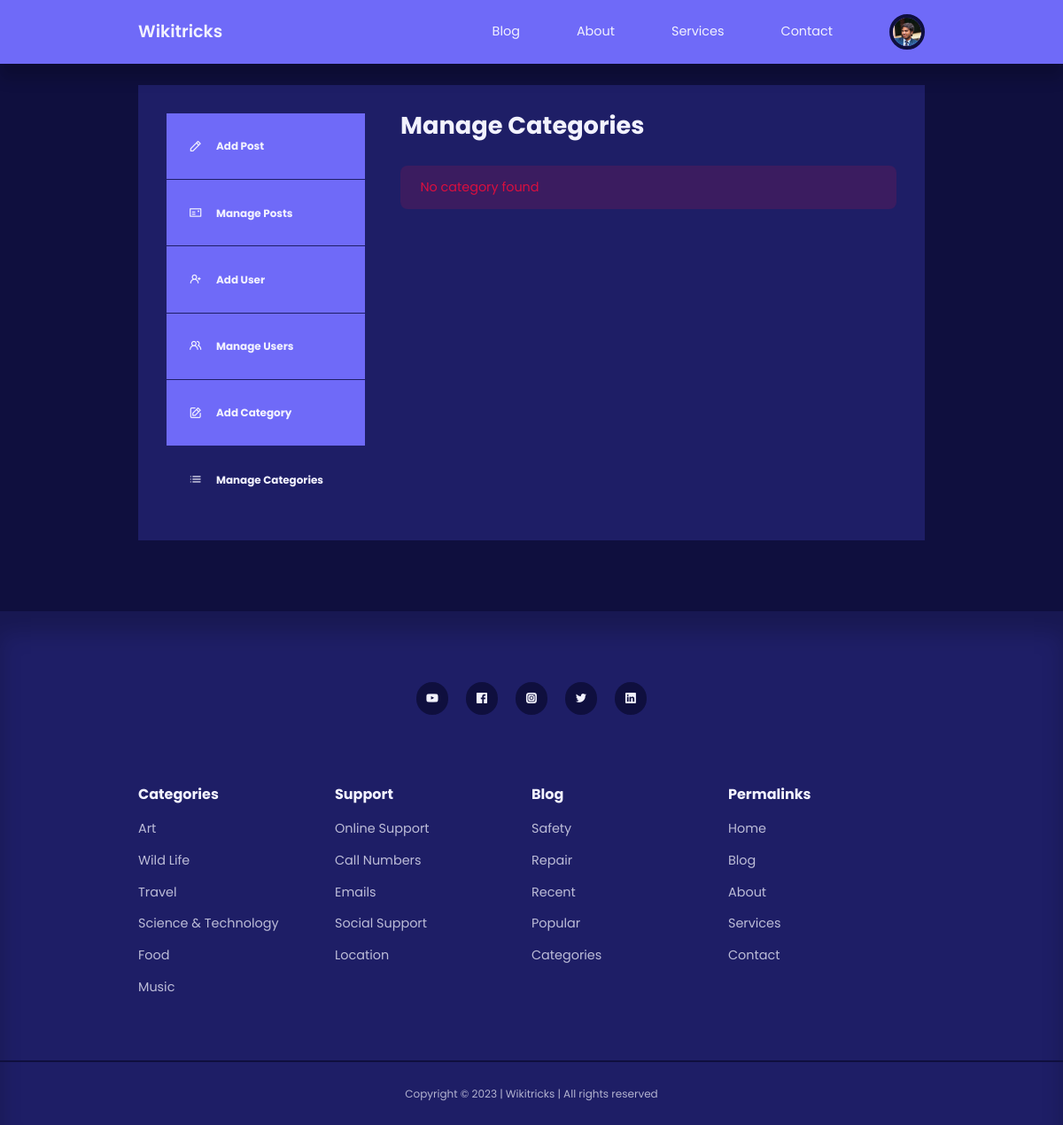
Page /admin/manage-categories.php (signed in) on the earlier database version.
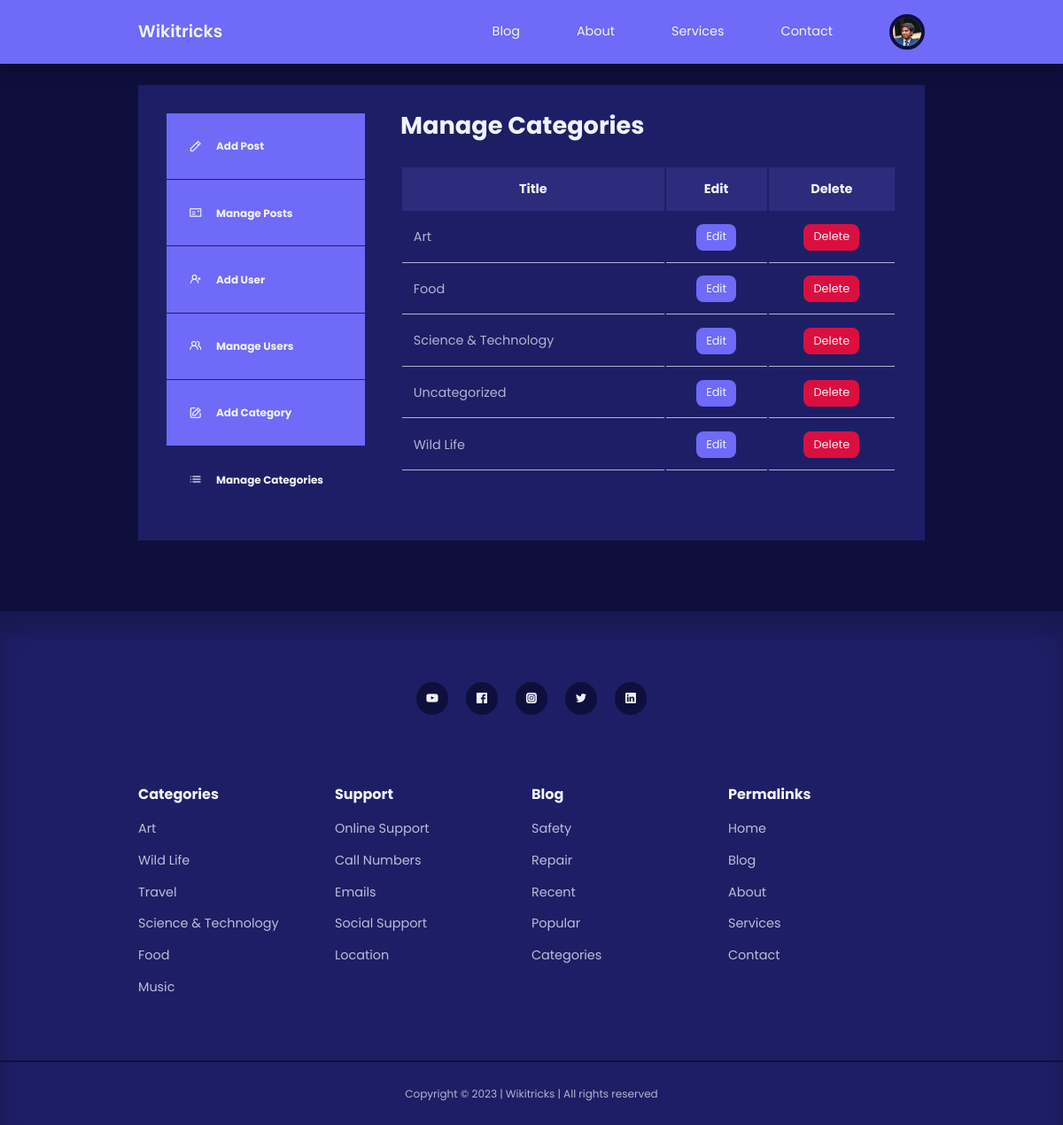
Same page on the later database version.
### tables this page shows
CREATE TABLE `users` (
  `id` int(11) UNSIGNED NOT NULL,
  `firstname` varchar(50) NOT NULL,
  `lastname` varchar(50) NOT NULL,
  `username` varchar(50) NOT NULL,
  `email` varchar(100) NOT NULL,
  `password` varchar(255) NOT NULL,
  `avatar` varchar(255) NOT NULL,
  `is_admin` tinyint(1) NOT NULL
);

CREATE TABLE `categories` (
  `id` int(11) UNSIGNED NOT NULL,
  `title` varchar(50) NOT NULL,
  `description` text NOT NULL
);

### admin/partials/header.php (called while the page is built, shortened)
<?php
require '../partials/header.php';

### admin/manage-categories.php (the view, shortened to what this page needs)
<?php
include 'partials/header.php';
$query = "SELECT * FROM categories ORDER BY title ASC";
$categories = mysqli_query($connection, $query);
?>
<section class="dashboard">
    <div class="container dashboard__container">
        <aside>
            <ul>
                <li>
                    <a href="add-post.php"><i class="uil uil-pen"></i>
                        <h5>Add Post</h5>
                    </a>
                </li>
                <li>
                    <a href="index.php"><i class="uil uil-postcard"></i>
                        <h5>Manage Posts</h5>
                    </a>
                </li>
                <?php if (isset($_SESSION['user_is_admin'])) : ?>
                    <li>
                        <a href="add-user.php"><i class="uil uil-user-plus"></i>
                            <h5>Add User</h5>
                        </a>
                    </li>
                    <li>
                        <a href="manage-users.php"><i class="uil uil-users-alt"></i>
                            <h5>Manage Users</h5>
                        </a>
                    </li>
                    <li>
                        <a href="add-category.php"><i class="uil uil-edit"></i>
                            <h5>Add Category</h5>
                        </a>
                    </li>
                    <li>
                        <a href="manage-categories.php" class="active"><i class="uil uil-list-ul"></i>
                            <h5>Manage Categories</h5>
                        </a>
                    </li>
                <?php endif ?>
            </ul>
        </aside>
        <main>
            <h2>Manage Categories</h2>
            <?php if (mysqli_num_rows($categories) > 0) : ?>
                <table>
                    <thead>
                        <tr>
                            <th align="center">Title</th>
                            <th align="center">Edit</th>
                            <th align="center">Delete</th>
                        </tr>
                    </thead>
                    <tbody>
                        <?php while ($category = mysqli_fetch_assoc($categories)) : ?>
                            <tr>
                                <td><?= $category['title'] ?></td>
                                <td align="center"><a href="<?= ROOT_URL ?>admin/edit-category.php?id=<?= $category['id'] ?>" class="btn sm">Edit</a></td>
                                <td align="center"><a href="<?= ROOT_URL ?>admin/delete-category.php?id=<?= $category['id'] ?>" class="btn sm danger">Delete</a></td>
                            </tr>
                        <?php endwhile ?>
                    </tbody>
                </table>
            <?php else : ?>
                <div class="alert__message error"><?= "No category found" ?></div>
            <?php endif ?>
        </main>
    </div>
</section>
<?php
include '../partials/footer.php';
?>

### partials/header.php (shortened to what this page needs)
<?php
require 'config/database.php';
if(isset($_SESSION['user-id'])) {
    $id = filter_var($_SESSION['user-id'], FILTER_SANITIZE_NUMBER_INT);
    $query = "SELECT avatar FROM users WHERE id=$id";
    $result = mysqli_query($connection, $query);
    $avatar = mysqli_fetch_assoc($result);
}
?>
<!DOCTYPE html>
<html lang="en">
<head>
    <link rel="stylesheet" href="<?= ROOT_URL ?>css/style.css">
    <link rel="stylesheet" href="https://unicons.iconscout.com/release/v4.0.0/css/line.css">
</head>
<body>
    <nav>
        <div class="container nav__container">
            <a href="<?= ROOT_URL ?>" class="nav__logo">Wikitricks</a>
            <ul class="nav__items">
                <li><a href="<?= ROOT_URL ?>blog.php">Blog</a></li>
                <li><a href="<?= ROOT_URL ?>about.php">About</a></li>
                <li><a href="<?= ROOT_URL ?>services.php">Services</a></li>
                <li><a href="<?= ROOT_URL ?>contact.php">Contact</a></li>
                <?php if (isset($_SESSION['user-id'])) : ?>
                    <li class="nav__profile">
                        <div class="avatar">
                            <img src="<?= ROOT_URL . 'images/' . $avatar['avatar'] ?>">
                        </div>
                    </li>
                <?php else : ?>
                    <li><a href="<?= ROOT_URL ?>signin.php">Signin</a></li>
                <?php endif ?>
            </ul>
        </div>
    </nav>

### partials/footer.php (shortened to what this page needs)
<footer>
    <div class="footer__socials">
        <a href="https://youtube.com/wikitricks" target="_blank"><i class="uil uil-youtube"></i></a>
        <a href="https://facebook.com" target="_blank"><i class="uil uil-facebook"></i></a>
        <a href="https://instagram.com" target="_blank"><i class="uil uil-instagram-alt"></i></a>
        <a href="https://twitter.com" target="_blank"><i class="uil uil-twitter"></i></a>
        <a href="https://linkedin.com" target="_blank"><i class="uil uil-linkedin"></i></a>
    </div>
    <div class="container footer__container">
        <article>
            <h4>Categories</h4>
            <ul>
                <li><a href="">Art</a></li>
                <li><a href="">Wild Life</a></li>
                <li><a href="">Travel</a></li>
                <li><a href="">Science & Technology</a></li>
                <li><a href="">Food</a></li>
                <li><a href="">Music</a></li>
            </ul>
        </article>
        <article>
            <h4>Support</h4>
            <ul>
                <li><a href="">Online Support</a></li>
                <li><a href="">Call Numbers</a></li>
                <li><a href="">Emails</a></li>
                <li><a href="">Social Support</a></li>
                <li><a href="">Location</a></li>
            </ul>
        </article>
        <article>
            <h4>Blog</h4>
            <ul>
                <li><a href="">Safety</a></li>
                <li><a href="">Repair</a></li>
                <li><a href="">Recent</a></li>
                <li><a href="">Popular</a></li>
                <li><a href="">Categories</a></li>
            </ul>
        </article>
        <article>
            <h4>Permalinks</h4>
            <ul>
                <li><a href="">Home</a></li>
                <li><a href="">Blog</a></li>
                <li><a href="">About</a></li>
                <li><a href="">Services</a></li>
                <li><a href="">Contact</a></li>
            </ul>
        </article>
    </div>
    <div class="footer__copyright">
        <small>Copyright &copy; 2023 | Wikitricks | All rights reserved</small>
    </div>
</footer>
</body>
</html>

### css/style.css (style rules this page uses)
:root { --color-primary: #6f6af8; --color-primary-light: hsl(242, 91%, 69%, 18%); --color-primary-variant: #5854c7; --color-red: #da0f3f; --color-red-light: hsl(346, 87%, 46%, 15%); --color-green: #00c476; --color-green-light: hsl(156, 100%, 38%, 15%); --color-gray-900: #1e1e66; --color-gray-700: #2d2b7c; --color-gray-300: rgba(242, 242, 254, 0.3); --color-gray-200: rgba(242, 242, 254, 0.7); --color-white: #f2f2fe; --color-bg: #0f0f3e; --transition: all 300ms ease; --container-width-lg: 74%; --container-width-md: 88%; --form-width: 40%; --card-border-radius-1: 0.3rem; --card-border-radius-2: 0.5rem; --card-border-radius-3: 0.8rem; --card-border-radius-4: 2rem; --card-border-radius-5: 5rem; }
* { margin: 0; padding: 0; outline: 0; border: 0; appearance: 0; list-style: none; text-decoration: none; box-sizing: border-box; font-family: 'Poppins', sans-serif; }
body { line-height: 1.6; color: var(--color-gray-200); overflow-x: hidden; background: var(--color-bg); font-size: 0.9rem; }
.container { width: var(--container-width-lg); max-width: 1800px; margin-inline: auto; }
section { margin-top: 3rem; width: 100vw; }
h1, h2, h3, h4, h5 { color: var(--color-white); line-height: 1.3; }
h2 { font-size: 1.7rem; margin: 1rem 0; }
h4 { font-size: 1rem; }
a { color: var(--color-white); transition: var(--transition); }
img { display: block; width: 100%; object-fit: cover; }
nav { background: var(--color-primary); width: 100vw; height: 4.5rem; position: fixed; top: 0; z-index: 10; box-shadow: 0 1rem 1rem rgba(0, 0, 0, 0.2); }
.nav__container { height: 100%; display: flex; align-items: center; justify-content: space-between; }
.avatar { width: 2.5rem; height: 2.5rem; border-radius: 50%; overflow: hidden; border: 0.3rem solid var(--color-bg); }
.nav__logo { font-weight: 600; font-size: 1.2rem; }
.nav__items { display: flex; align-items: center; gap: 4rem; }
.nav__profile { position: relative; cursor: pointer; }
footer { background: var(--color-gray-900); padding: 5rem 0 0; box-shadow: inset 0 1.5rem 1.5rem rgba(0, 0, 0, 0.2); }
.footer__socials { margin-inline: auto; width: fit-content; margin-bottom: 5rem; display: flex; justify-content: space-between; align-items: center; gap: 1.2rem; }
.footer__socials a { background: var(--color-bg); border-radius: 50%; width: 2.3rem; height: 2.3rem; display: flex; align-items: center; justify-content: center; }
.footer__container { display: grid; grid-template-columns: repeat(4, 1fr); }
footer h4 { color: var(--color-white); margin-bottom: 0.6rem; }
footer ul li { padding: 0.4rem 0; }
footer ul a { opacity: 0.75; }
.footer__copyright { text-align: center; padding: 1.5rem 0; border-top: 2px solid var(--color-bg); margin-top: 4rem; }
.btn { display: inline-block; width: fit-content; padding: 0.6rem 1.2rem; background-color: var(--color-primary); border-radius: var(--card-border-radius-2); cursor: pointer; transition: var(--transition); color: var(--color-white); }
.btn.sm { padding: 0.3rem 0.7rem; font-size: 0.8rem; }
.btn.danger { background: var(--color-red); }
.dashboard { margin-top: 6rem; }
.dashboard__container { display: grid; grid-template-columns: 14rem auto; gap: 1rem; background: var(--color-gray-900); padding: 2rem; margin-bottom: 5rem; }
.dashboard aside a { background-color: var(--color-primary); display: flex; gap: 1rem; align-items: center; padding: 1.6rem; }
.dashboard aside ul li:not(:last-child) a { border-bottom: 1px solid var(--color-gray-900); }
.dashboard aside a.active { background-color: var(--color-gray-900); }
.dashboard main { margin-left: 1.5rem; }
.dashboard main h2 { margin: 0 0 2rem 0; line-height: 1; }
.dashboard main table { width: 100%; text-align: left; }
.dashboard main table th { background: var(--color-gray-700); padding: 0.8rem; color: var(--color-white); }
.dashboard main table td { padding: 0.8rem; border-bottom: 1px solid var(--color-gray-200); }
.alert__message { padding: 0.8rem 1.4rem; margin-bottom: 1rem; border-radius: var(--card-border-radius-2); }
.alert__message.error { background: var(--color-red-light); color: var(--color-red); }

Differences in the rows shown:
added categories: title "Art"
added categories: title "Food"
added categories: title "Science & Technology"
added categories: title "Uncategorized"
added categories: title "Wild Life"
Other differences:
text no longer shown: "No category found"
text now shown: "Title Edit Delete"
